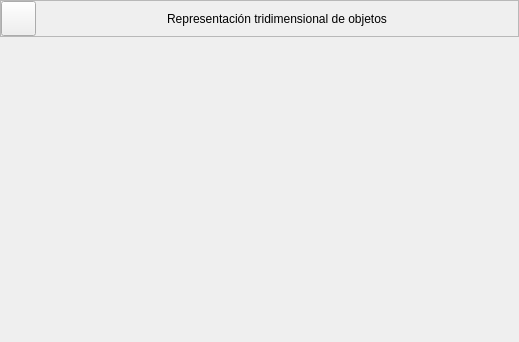
                <widget class="QWidget" name="sk_U1_T2">
                 <layout class="QVBoxLayout" name="verticalLayout_16">
                  <property name="spacing">
                   <number>5</number>
                  </property>
                  <property name="leftMargin">
                   <number>0</number>
                  </property>
                  <property name="topMargin">
                   <number>0</number>
                  </property>
                  <property name="rightMargin">
                   <number>0</number>
                  </property>
                  <property name="bottomMargin">
                   <number>0</number>
                  </property>
                  <item>
                   <widget class="QFrame" name="frame_15">
                    <property name="minimumSize">
                     <size>
                      <width>0</width>
                      <height>35</height>
                     </size>
                    </property>
                    <property name="maximumSize">
                     <size>
                      <width>16777215</width>
                      <height>40</height>
                     </size>
                    </property>
                    <property name="frameShape">
                     <enum>QFrame::StyledPanel</enum>
                    </property>
                    <property name="frameShadow">
                     <enum>QFrame::Raised</enum>
                    </property>
                    <layout class="QHBoxLayout" name="horizontalLayout_6">
                     <property name="spacing">
                      <number>0</number>
                     </property>
                     <property name="sizeConstraint">
                      <enum>QLayout::SetDefaultConstraint</enum>
                     </property>
                     <property name="leftMargin">
                      <number>0</number>
                     </property>
                     <property name="topMargin">
                      <number>0</number>
                     </property>
                     <property name="rightMargin">
                      <number>0</number>
                     </property>
                     <property name="bottomMargin">
                      <number>0</number>
                     </property>
                     <item>
                      <widget class="QPushButton" name="bt_return_2">
                       <property name="minimumSize">
                        <size>
                         <width>35</width>
                         <height>35</height>
                        </size>
                       </property>
                       <property name="maximumSize">
                        <size>
                         <width>35</width>
                         <height>35</height>
                        </size>
                       </property>
                       <property name="text">
                        <string/>
                       </property>
                       <property name="icon">
                        <iconset>
                         <normaloff>resources/images/MainWindow/return.svg</normaloff>resources/images/MainWindow/return.svg</iconset>
                       </property>
                       <property name="iconSize">
                        <size>
                         <width>35</width>
                         <height>35</height>
                        </size>
                       </property>
                      </widget>
                     </item>
                     <item>
                      <spacer name="horizontalSpacer_7">
                       <property name="orientation">
                        <enum>Qt::Horizontal</enum>
                       </property>
                       <property name="sizeHint" stdset="0">
                        <size>
                         <width>131</width>
                         <height>20</height>
                        </size>
                       </property>
                      </spacer>
                     </item>
                     <item>
                      <widget class="QLabel" name="label_5">
                       <property name="text">
                        <string>Representación tridimensional de objetos</string>
                       </property>
                       <property name="alignment">
                        <set>Qt::AlignCenter</set>
                       </property>
                      </widget>
                     </item>
                     <item>
                      <spacer name="horizontalSpacer_8">
                       <property name="orientation">
                        <enum>Qt::Horizontal</enum>
                       </property>
                       <property name="sizeHint" stdset="0">
                        <size>
                         <width>131</width>
                         <height>20</height>
                        </size>
                       </property>
                      </spacer>
                     </item>
                    </layout>
                   </widget>
                  </item>
                  <item>
                   <widget class="ContenidosTemas" name="U1_T2" native="true">
                    <property name="minimumSize">
                     <size>
                      <width>0</width>
                      <height>300</height>
                     </size>
                    </property>
                   </widget>
                  </item>
                 </layout>
                </widget>
